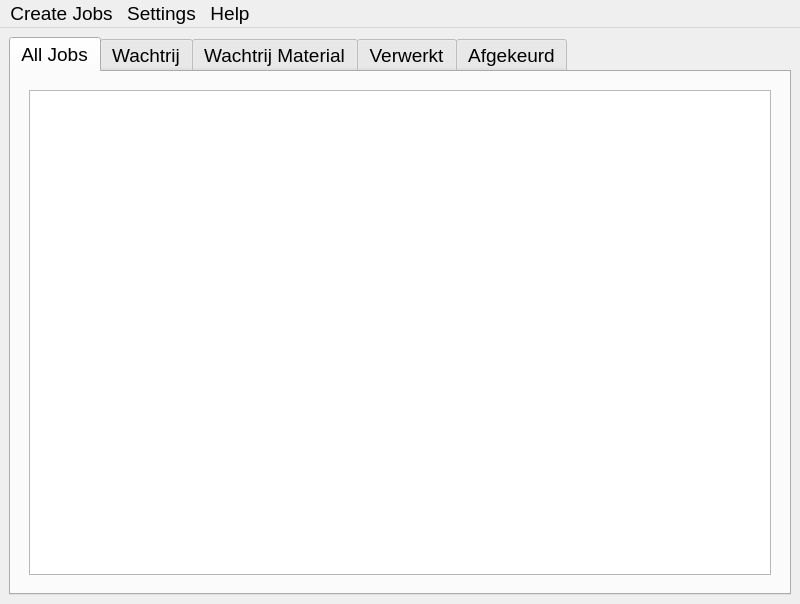
<?xml version="1.0" encoding="UTF-8"?>
<ui version="4.0">
 <class>MainWindow</class>
 <widget class="QMainWindow" name="MainWindow">
  <property name="geometry">
   <rect>
    <x>0</x>
    <y>0</y>
    <width>800</width>
    <height>604</height>
   </rect>
  </property>
  <property name="sizePolicy">
   <sizepolicy hsizetype="Preferred" vsizetype="Preferred">
    <horstretch>0</horstretch>
    <verstretch>0</verstretch>
   </sizepolicy>
  </property>
  <property name="font">
   <font>
    <pointsize>14</pointsize>
   </font>
  </property>
  <property name="windowTitle">
   <string>Creator Administrator</string>
  </property>
  <widget class="QWidget" name="centralwidget">
   <property name="sizePolicy">
    <sizepolicy hsizetype="Expanding" vsizetype="Expanding">
     <horstretch>0</horstretch>
     <verstretch>0</verstretch>
    </sizepolicy>
   </property>
   <layout class="QHBoxLayout" name="horizontalLayout_16">
    <item>
     <widget class="JobsQTabWidget" name="jobsQTabWidget">
      <property name="sizePolicy">
       <sizepolicy hsizetype="Expanding" vsizetype="Expanding">
        <horstretch>0</horstretch>
        <verstretch>0</verstretch>
       </sizepolicy>
      </property>
      <property name="currentIndex">
       <number>0</number>
      </property>
      <widget class="QWidget" name="allJobsTab">
       <attribute name="title">
        <string>All Jobs</string>
       </attribute>
       <layout class="QVBoxLayout" name="verticalLayout_7">
        <item>
         <layout class="QVBoxLayout" name="verticalLayout">
          <item>
           <widget class="QStackedWidget" name="allQStackedWidget">
            <property name="sizePolicy">
             <sizepolicy hsizetype="Expanding" vsizetype="Expanding">
              <horstretch>0</horstretch>
              <verstretch>0</verstretch>
             </sizepolicy>
            </property>
            <property name="currentIndex">
             <number>0</number>
            </property>
            <widget class="QWidget" name="jobsListPage">
             <property name="job_name" stdset="0">
              <string>Noneeee</string>
             </property>
             <layout class="QVBoxLayout" name="verticalLayout_4">
              <item>
               <widget class="JobsOverviewQListWidget" name="allJobsQListWidget">
                <property name="font">
                 <font>
                  <pointsize>14</pointsize>
                 </font>
                </property>
               </widget>
              </item>
             </layout>
            </widget>
           </widget>
          </item>
         </layout>
        </item>
       </layout>
      </widget>
      <widget class="QWidget" name="wachtrijTab">
       <property name="whatsThis">
        <string>&lt;html&gt;&lt;head/&gt;&lt;body&gt;&lt;p&gt;Wachtrij&lt;/p&gt;&lt;/body&gt;&lt;/html&gt;</string>
       </property>
       <attribute name="title">
        <string>Wachtrij</string>
       </attribute>
       <layout class="QHBoxLayout" name="horizontalLayout_10">
        <item>
         <layout class="QVBoxLayout" name="verticalLayout_2">
          <item>
           <widget class="QStackedWidget" name="wachtrijQStackedWidget">
            <property name="sizePolicy">
             <sizepolicy hsizetype="Expanding" vsizetype="Expanding">
              <horstretch>0</horstretch>
              <verstretch>0</verstretch>
             </sizepolicy>
            </property>
            <property name="currentIndex">
             <number>0</number>
            </property>
            <widget class="QWidget" name="jobsListPage_2">
             <layout class="QHBoxLayout" name="horizontalLayout_4">
              <item>
               <widget class="JobsOverviewQListWidget" name="wachtrijJobsQListWidget"/>
              </item>
             </layout>
            </widget>
            <widget class="QWidget" name="jobPage_2">
             <property name="job_name" stdset="0">
              <string>Noneeee</string>
             </property>
             <layout class="QVBoxLayout" name="verticalLayout_8">
              <item>
               <layout class="QVBoxLayout" name="verticalLayout_3">
                <item>
                 <layout class="QHBoxLayout" name="horizontalLayout_17">
                  <item>
                   <spacer name="horizontalSpacer_8">
                    <property name="orientation">
                     <enum>Qt::Horizontal</enum>
                    </property>
                    <property name="sizeHint" stdset="0">
                     <size>
                      <width>40</width>
                      <height>20</height>
                     </size>
                    </property>
                   </spacer>
                  </item>
                  <item>
                   <widget class="QLabel" name="jobQLabel">
                    <property name="text">
                     <string>&lt;html&gt;&lt;head/&gt;&lt;body&gt;&lt;p&gt;&lt;span style=&quot; font-size:16pt; font-weight:600;&quot;&gt;job_name&lt;/span&gt;&lt;/p&gt;&lt;/body&gt;&lt;/html&gt;</string>
                    </property>
                   </widget>
                  </item>
                  <item>
                   <spacer name="horizontalSpacer_7">
                    <property name="orientation">
                     <enum>Qt::Horizontal</enum>
                    </property>
                    <property name="sizeHint" stdset="0">
                     <size>
                      <width>40</width>
                      <height>20</height>
                     </size>
                    </property>
                   </spacer>
                  </item>
                 </layout>
                </item>
                <item>
                 <widget class="JobContentQListWidget" name="listWidget_10">
                  <property name="toolTip">
                   <string>Shortcut: Esc</string>
                  </property>
                  <property name="toolTipDuration">
                   <number>4</number>
                  </property>
                  <property name="statusTip">
                   <string>statustip</string>
                  </property>
                  <property name="whatsThis">
                   <string>what is ths</string>
                  </property>
                 </widget>
                </item>
                <item>
                 <layout class="QHBoxLayout" name="horizontalLayout_6">
                  <item>
                   <widget class="BackQPushButton" name="backPushButton_2">
                    <property name="toolTip">
                     <string extracomment="Shortcut: Esc">&lt;html&gt;&lt;head/&gt;&lt;body&gt;&lt;p&gt;Shortcut: Esc&lt;/p&gt;&lt;/body&gt;&lt;/html&gt;</string>
                    </property>
                    <property name="text">
                     <string>Back</string>
                    </property>
                   </widget>
                  </item>
                  <item>
                   <widget class="LaserKlaarQPushButton" name="pushButton_3">
                    <property name="toolTip">
                     <string>&lt;html&gt;&lt;head/&gt;&lt;body&gt;&lt;p&gt;Shortcut: Ctrl+k&lt;/p&gt;&lt;/body&gt;&lt;/html&gt;</string>
                    </property>
                    <property name="text">
                     <string>Laser Klaar</string>
                    </property>
                    <property name="shortcut">
                     <string>Ctrl+K</string>
                    </property>
                   </widget>
                  </item>
                  <item>
                   <widget class="AfgekeurdQPushButton" name="pushButton_4">
                    <property name="text">
                     <string>Afgekeurd</string>
                    </property>
                   </widget>
                  </item>
                  <item>
                   <widget class="OptionsQPushButton" name="wachtrijOptionsQPushButton">
                    <property name="text">
                     <string>Options</string>
                    </property>
                   </widget>
                  </item>
                 </layout>
                </item>
               </layout>
              </item>
             </layout>
            </widget>
           </widget>
          </item>
         </layout>
        </item>
       </layout>
      </widget>
      <widget class="QWidget" name="wachtrijMateriaalTab">
       <property name="whatsThis">
        <string>&lt;html&gt;&lt;head/&gt;&lt;body&gt;&lt;p&gt;Wachtrij Material&lt;/p&gt;&lt;p&gt;&lt;br/&gt;&lt;/p&gt;&lt;/body&gt;&lt;/html&gt;</string>
       </property>
       <attribute name="title">
        <string>Wachtrij Material</string>
       </attribute>
       <layout class="QVBoxLayout" name="verticalLayout_5">
        <item>
         <widget class="QStackedWidget" name="wachtrijMateriaalQStackedWidget">
          <property name="currentIndex">
           <number>0</number>
          </property>
          <widget class="QWidget" name="jobsListPage_3">
           <layout class="QHBoxLayout" name="horizontalLayout_5">
            <item>
             <widget class="MaterialOverviewQListWidget" name="wachtrijMateriaalJobsQListWidget"/>
            </item>
           </layout>
          </widget>
          <widget class="QWidget" name="jobPage_3">
           <layout class="QVBoxLayout" name="verticalLayout_12">
            <item>
             <layout class="QVBoxLayout" name="verticalLayout_10">
              <item>
               <layout class="QHBoxLayout" name="horizontalLayout_15">
                <item>
                 <spacer name="horizontalSpacer_5">
                  <property name="orientation">
                   <enum>Qt::Horizontal</enum>
                  </property>
                  <property name="sizeHint" stdset="0">
                   <size>
                    <width>40</width>
                    <height>20</height>
                   </size>
                  </property>
                 </spacer>
                </item>
                <item>
                 <widget class="QLabel" name="materialQLabel">
                  <property name="text">
                   <string>&lt;html&gt;&lt;head/&gt;&lt;body&gt;&lt;p&gt;&lt;span style=&quot; font-size:16pt; font-weight:600;&quot;&gt;material_name&lt;/span&gt;&lt;/p&gt;&lt;/body&gt;&lt;/html&gt;</string>
                  </property>
                 </widget>
                </item>
                <item>
                 <spacer name="horizontalSpacer_6">
                  <property name="orientation">
                   <enum>Qt::Horizontal</enum>
                  </property>
                  <property name="sizeHint" stdset="0">
                   <size>
                    <width>40</width>
                    <height>20</height>
                   </size>
                  </property>
                 </spacer>
                </item>
               </layout>
              </item>
              <item>
               <widget class="MaterialContentQListWidget" name="listWidget_7"/>
              </item>
             </layout>
            </item>
            <item>
             <layout class="QHBoxLayout" name="horizontalLayout_7">
              <item>
               <widget class="BackQPushButton" name="backPushButton_3">
                <property name="toolTip">
                 <string>&lt;html&gt;&lt;head/&gt;&lt;body&gt;&lt;p&gt;Shortcut: Esc&lt;/p&gt;&lt;/body&gt;&lt;/html&gt;</string>
                </property>
                <property name="text">
                 <string>Back</string>
                </property>
               </widget>
              </item>
              <item>
               <widget class="MateriaalKlaarQPushButton" name="pushButton_5">
                <property name="text">
                 <string>Materiaal Klaar</string>
                </property>
               </widget>
              </item>
              <item>
               <widget class="OptionsQPushButton" name="wachtrijMateriaalOptionsQPushButton">
                <property name="text">
                 <string>Options</string>
                </property>
               </widget>
              </item>
             </layout>
            </item>
           </layout>
          </widget>
         </widget>
        </item>
       </layout>
      </widget>
      <widget class="QWidget" name="verwerktTab">
       <attribute name="title">
        <string>Verwerkt</string>
       </attribute>
       <layout class="QVBoxLayout" name="verticalLayout_9">
        <item>
         <widget class="QStackedWidget" name="verwerktQStackedWidget">
          <property name="currentIndex">
           <number>0</number>
          </property>
          <widget class="QWidget" name="jobsListPage_4">
           <layout class="QHBoxLayout" name="horizontalLayout_3">
            <item>
             <widget class="JobsOverviewQListWidget" name="verwerktJobsQListWidget"/>
            </item>
           </layout>
          </widget>
          <widget class="QWidget" name="jobPage_4">
           <layout class="QHBoxLayout" name="horizontalLayout_14">
            <item>
             <layout class="QVBoxLayout" name="verticalLayout_11">
              <item>
               <layout class="QHBoxLayout" name="horizontalLayout_13">
                <item>
                 <spacer name="horizontalSpacer_4">
                  <property name="orientation">
                   <enum>Qt::Horizontal</enum>
                  </property>
                  <property name="sizeHint" stdset="0">
                   <size>
                    <width>40</width>
                    <height>20</height>
                   </size>
                  </property>
                 </spacer>
                </item>
                <item>
                 <widget class="QLabel" name="jobQLabel_2">
                  <property name="text">
                   <string>&lt;html&gt;&lt;head/&gt;&lt;body&gt;&lt;p&gt;&lt;span style=&quot; font-size:16pt; font-weight:600;&quot;&gt;job_name&lt;/span&gt;&lt;/p&gt;&lt;/body&gt;&lt;/html&gt;</string>
                  </property>
                 </widget>
                </item>
                <item>
                 <spacer name="horizontalSpacer_3">
                  <property name="orientation">
                   <enum>Qt::Horizontal</enum>
                  </property>
                  <property name="sizeHint" stdset="0">
                   <size>
                    <width>40</width>
                    <height>20</height>
                   </size>
                  </property>
                 </spacer>
                </item>
               </layout>
              </item>
              <item>
               <widget class="JobContentQListWidget" name="listWidget_8"/>
              </item>
              <item>
               <layout class="QHBoxLayout" name="horizontalLayout_8">
                <item>
                 <widget class="BackQPushButton" name="backPushButton_4">
                  <property name="toolTip">
                   <string>&lt;html&gt;&lt;head/&gt;&lt;body&gt;&lt;p&gt;Shortcut: Esc&lt;/p&gt;&lt;/body&gt;&lt;/html&gt;</string>
                  </property>
                  <property name="text">
                   <string>Back</string>
                  </property>
                 </widget>
                </item>
                <item>
                 <widget class="OptionsQPushButton" name="verwerktOptionsQPushButton">
                  <property name="text">
                   <string>Options</string>
                  </property>
                 </widget>
                </item>
               </layout>
              </item>
             </layout>
            </item>
           </layout>
          </widget>
         </widget>
        </item>
       </layout>
      </widget>
      <widget class="QWidget" name="afgekeurdTab">
       <property name="enabled">
        <bool>true</bool>
       </property>
       <property name="autoFillBackground">
        <bool>false</bool>
       </property>
       <attribute name="title">
        <string>Afgekeurd</string>
       </attribute>
       <layout class="QHBoxLayout" name="horizontalLayout">
        <item>
         <widget class="QStackedWidget" name="afgekeurdQStackedWidget">
          <property name="currentIndex">
           <number>0</number>
          </property>
          <widget class="QWidget" name="jobsListPage_5">
           <layout class="QHBoxLayout" name="horizontalLayout_2">
            <item>
             <widget class="JobsOverviewQListWidget" name="afgekeurdJobsQListWidget"/>
            </item>
           </layout>
          </widget>
          <widget class="QWidget" name="jobPage_5">
           <layout class="QHBoxLayout" name="horizontalLayout_12">
            <item>
             <layout class="QVBoxLayout" name="verticalLayout_6">
              <item>
               <layout class="QHBoxLayout" name="horizontalLayout_11">
                <item>
                 <spacer name="horizontalSpacer">
                  <property name="orientation">
                   <enum>Qt::Horizontal</enum>
                  </property>
                  <property name="sizeHint" stdset="0">
                   <size>
                    <width>40</width>
                    <height>20</height>
                   </size>
                  </property>
                 </spacer>
                </item>
                <item>
                 <widget class="QLabel" name="jobQLabel_3">
                  <property name="text">
                   <string>&lt;html&gt;&lt;head/&gt;&lt;body&gt;&lt;p&gt;&lt;span style=&quot; font-size:16pt; font-weight:600;&quot;&gt;job_name&lt;/span&gt;&lt;/p&gt;&lt;/body&gt;&lt;/html&gt;</string>
                  </property>
                 </widget>
                </item>
                <item>
                 <spacer name="horizontalSpacer_2">
                  <property name="orientation">
                   <enum>Qt::Horizontal</enum>
                  </property>
                  <property name="sizeHint" stdset="0">
                   <size>
                    <width>40</width>
                    <height>20</height>
                   </size>
                  </property>
                 </spacer>
                </item>
               </layout>
              </item>
              <item>
               <widget class="JobContentQListWidget" name="listWidget_9"/>
              </item>
              <item>
               <layout class="QHBoxLayout" name="horizontalLayout_9">
                <item>
                 <widget class="BackQPushButton" name="backPushButton_5">
                  <property name="toolTip">
                   <string>&lt;html&gt;&lt;head/&gt;&lt;body&gt;&lt;p&gt;Shortcut: Esc&lt;/p&gt;&lt;/body&gt;&lt;/html&gt;</string>
                  </property>
                  <property name="text">
                   <string>Back</string>
                  </property>
                 </widget>
                </item>
                <item>
                 <widget class="OptionsQPushButton" name="afgekeurdOptionsQPushButton">
                  <property name="text">
                   <string>Options</string>
                  </property>
                 </widget>
                </item>
               </layout>
              </item>
             </layout>
            </item>
           </layout>
          </widget>
         </widget>
        </item>
       </layout>
      </widget>
     </widget>
    </item>
   </layout>
  </widget>
  <widget class="QMenuBar" name="menubar">
   <property name="geometry">
    <rect>
     <x>0</x>
     <y>0</y>
     <width>800</width>
     <height>29</height>
    </rect>
   </property>
   <widget class="QMenu" name="createJobsMenu">
    <property name="title">
     <string>Create Jobs</string>
    </property>
    <addaction name="importFromMailAction"/>
    <addaction name="selectFilesAction"/>
    <addaction name="selectFoldersAction"/>
   </widget>
   <widget class="QMenu" name="menuSettings">
    <property name="title">
     <string>Settings</string>
    </property>
    <addaction name="editSettingsAction"/>
   </widget>
   <widget class="QMenu" name="menuHelp">
    <property name="title">
     <string>Help</string>
    </property>
    <addaction name="openDocumentationAction"/>
    <addaction name="reportaBugAction"/>
    <addaction name="separator"/>
    <addaction name="actionAbout"/>
   </widget>
   <addaction name="createJobsMenu"/>
   <addaction name="menuSettings"/>
   <addaction name="menuHelp"/>
  </widget>
  <action name="importFromMailAction">
   <property name="checkable">
    <bool>false</bool>
   </property>
   <property name="text">
    <string>Import from Mail</string>
   </property>
   <property name="shortcut">
    <string>Ctrl+M</string>
   </property>
  </action>
  <action name="selectFilesAction">
   <property name="text">
    <string>Select Files</string>
   </property>
   <property name="shortcut">
    <string>Ctrl+I</string>
   </property>
  </action>
  <action name="showDocumentationAction">
   <property name="text">
    <string>Show Docs</string>
   </property>
   <property name="shortcut">
    <string>Ctrl+D</string>
   </property>
  </action>
  <action name="actionPMMA_Laser_cutter">
   <property name="text">
    <string>PMMA Laser cutter</string>
   </property>
  </action>
  <action name="actionMetal_Laser_Cutter">
   <property name="text">
    <string>Metal Laser Cutter</string>
   </property>
  </action>
  <action name="selectFoldersAction">
   <property name="text">
    <string>Select Folders</string>
   </property>
  </action>
  <action name="editSettingsAction">
   <property name="text">
    <string>Edit Settings</string>
   </property>
  </action>
  <action name="openDocumentationAction">
   <property name="text">
    <string>Open Documentation</string>
   </property>
  </action>
  <action name="show3DPrintDocumentationAction">
   <property name="text">
    <string>3D printer Documentation</string>
   </property>
  </action>
  <action name="reportaBugAction">
   <property name="text">
    <string>Report a Bug</string>
   </property>
  </action>
  <action name="actionAbout">
   <property name="text">
    <string>About Creator Administrator</string>
   </property>
  </action>
 </widget>
 <customwidgets>
  <customwidget>
   <class>BackQPushButton</class>
   <extends>QPushButton</extends>
   <header>button.h</header>
  </customwidget>
  <customwidget>
   <class>JobsOverviewQListWidget</class>
   <extends>QListWidget</extends>
   <header>laser_qlist_widget.h</header>
  </customwidget>
  <customwidget>
   <class>LaserKlaarQPushButton</class>
   <extends>QPushButton</extends>
   <header>laser_button.h</header>
  </customwidget>
  <customwidget>
   <class>MateriaalKlaarQPushButton</class>
   <extends>QPushButton</extends>
   <header>laser_button.h</header>
  </customwidget>
  <customwidget>
   <class>AfgekeurdQPushButton</class>
   <extends>QPushButton</extends>
   <header>laser_button.h</header>
  </customwidget>
  <customwidget>
   <class>JobContentQListWidget</class>
   <extends>QListWidget</extends>
   <header>laser_qlist_widget.h</header>
  </customwidget>
  <customwidget>
   <class>OptionsQPushButton</class>
   <extends>QPushButton</extends>
   <header>laser_button.h</header>
  </customwidget>
  <customwidget>
   <class>JobsQTabWidget</class>
   <extends>QTabWidget</extends>
   <header>tab_widget.h</header>
   <container>1</container>
  </customwidget>
  <customwidget>
   <class>MaterialOverviewQListWidget</class>
   <extends>QListWidget</extends>
   <header>laser_qlist_widget.h</header>
  </customwidget>
  <customwidget>
   <class>MaterialContentQListWidget</class>
   <extends>QListWidget</extends>
   <header>laser_qlist_widget.h</header>
  </customwidget>
 </customwidgets>
 <resources/>
 <connections/>
</ui>
